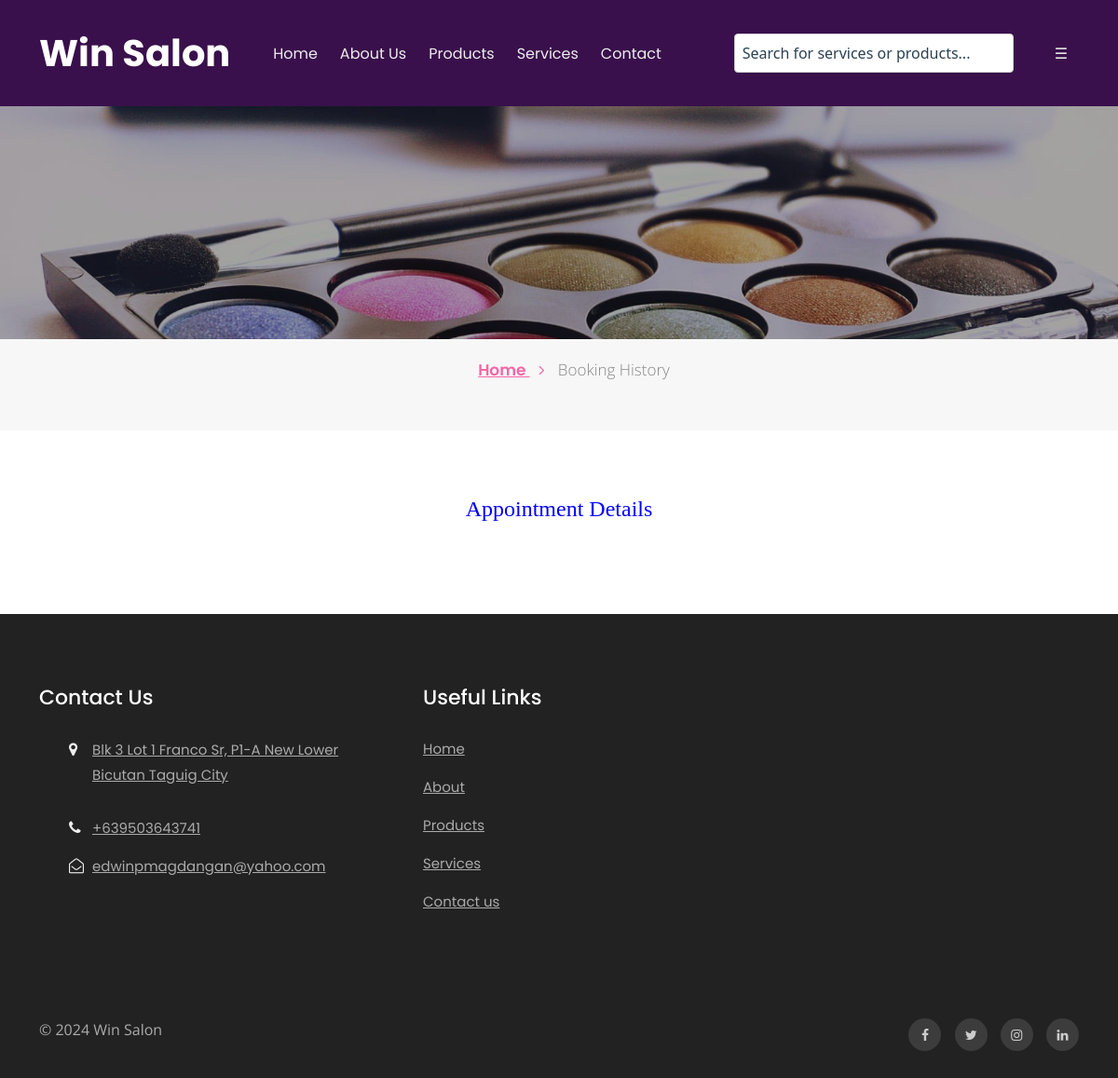
The page /bfs/appointment-detail.php?aptnumber=639404800 (signed in) on the database as committed earlier.
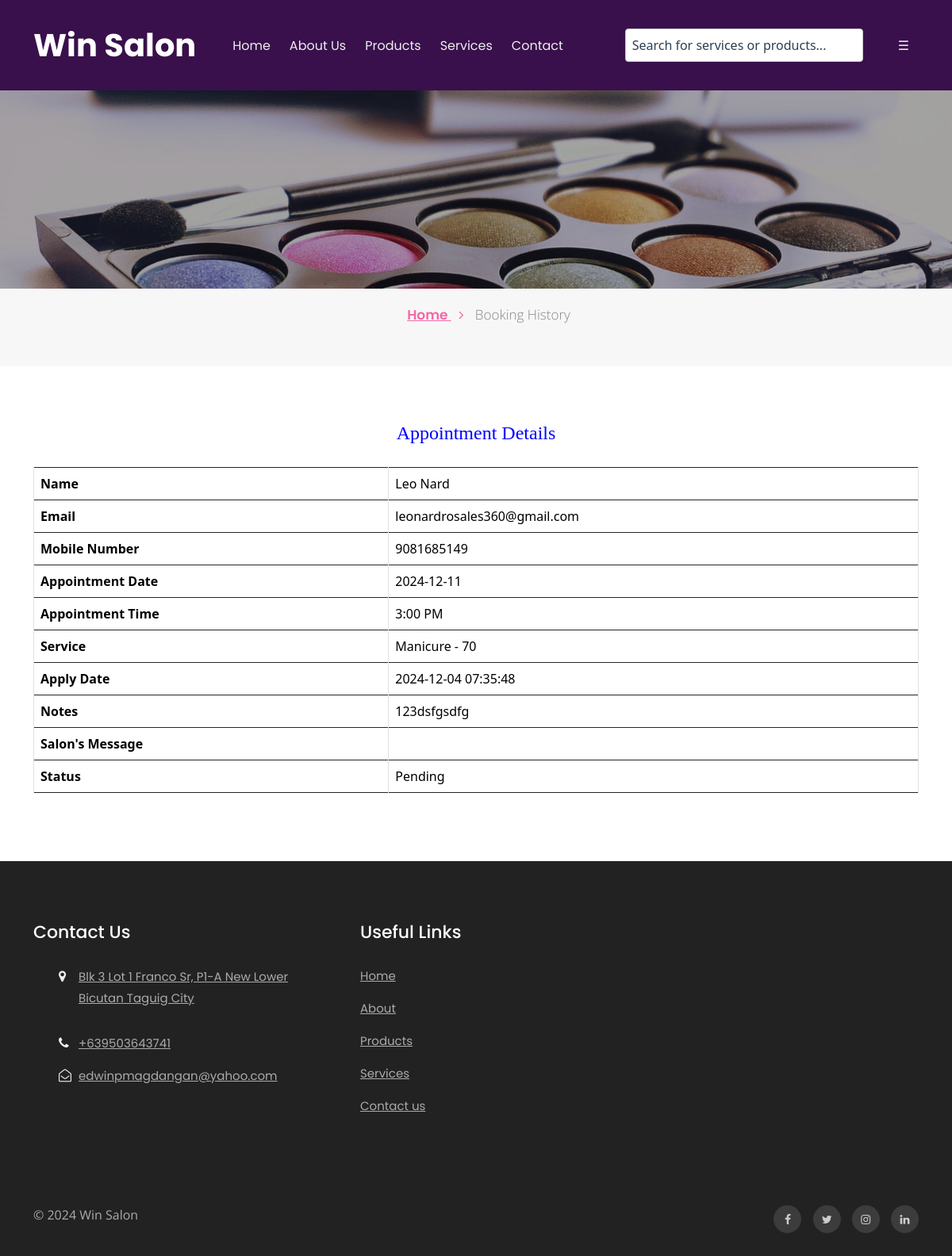
The same page on the database as committed later.
### tables this page shows
CREATE TABLE `tblpage` (
  `ID` int(10) NOT NULL,
  `PageType` varchar(200) DEFAULT NULL,
  `PageTitle` mediumtext DEFAULT NULL,
  `PageDescription` mediumtext DEFAULT NULL,
  `Email` varchar(200) DEFAULT NULL,
  `MobileNumber` bigint(10) DEFAULT NULL,
  `UpdationDate` date DEFAULT NULL,
  `Timing` varchar(200) NOT NULL
);

CREATE TABLE `tblbook` (
  `ID` int(10) NOT NULL,
  `UserID` int(10) DEFAULT NULL,
  `AptNumber` int(10) DEFAULT NULL,
  `AptDate` date DEFAULT NULL,
  `AptTime` time DEFAULT NULL,
  `Service` varchar(255) NOT NULL,
  `Message` mediumtext DEFAULT NULL,
  `BookingDate` timestamp NULL DEFAULT current_timestamp(),
  `Remark` varchar(250) DEFAULT NULL,
  `Status` varchar(250) DEFAULT NULL,
  `RemarkDate` timestamp NULL DEFAULT NULL ON UPDATE current_timestamp(),
  `Service_Total_Price` decimal(10,2) DEFAULT 0.00,
  `deleted_at` datetime DEFAULT NULL
);

CREATE TABLE `tbluser` (
  `ID` int(10) NOT NULL,
  `FirstName` varchar(120) DEFAULT NULL,
  `LastName` varchar(250) DEFAULT NULL,
  `MobileNumber` bigint(10) DEFAULT NULL,
  `Email` varchar(120) DEFAULT NULL,
  `Password` varchar(120) DEFAULT NULL,
  `account_activation_hash` varchar(64) DEFAULT NULL,
  `RegDate` timestamp NULL DEFAULT current_timestamp()
);

### bfs/appointment-detail.php (the view, shortened to what this page needs)
<?php
include('includes/dbconnection.php');
if (strlen($_SESSION['bpmsuid']==0)) {
  header('location:logout.php');
  } else{
  ?>
<!doctype html>
<html lang="en">
  <head>
    <link rel="stylesheet" href="assets/css/style-starter.css">
  </head>
  <body id="home">
<?php include_once('includes/header.php');?>
<section class="w3l-inner-banner-main">
    <div class="about-inner contact ">
        <div class="container">
</div>
</div>
<div class="breadcrumbs-sub">
<div class="container">
<ul class="breadcrumbs-custom-path">
    <li class="right-side propClone"><a href="index.php" class="">Home <span class="fa fa-angle-right" aria-hidden="true"></span></a> <p></li>
    <li class="active ">
        Booking History</li>
</ul>
</div>
</div>
</section>
<section class="w3l-contact-info-main" id="contact">
    <div class="contact-sec	">
        <div class="container">
            <div>
                <div>
                   <div class="table-content table-responsive cart-table-content m-t-30">
                   <h4 style="padding-bottom: 20px;text-align: center;color: blue;">Appointment Details</h4>
                        <?php
$cid=$_GET['aptnumber'];
$ret=mysqli_query($con,"select tbluser.FirstName,tbluser.LastName,tbluser.Email,tbluser.MobileNumber,tblbook.ID as bid,tblbook.AptNumber,tblbook.AptDate,tblbook.AptTime,tblbook.Service, tblbook.Message,tblbook.BookingDate,tblbook.Remark,tblbook.Status,tblbook.RemarkDate from tblbook join tbluser on tbluser.ID=tblbook.UserID where tblbook.AptNumber='$cid'");
while ($row=mysqli_fetch_array($ret)) {
?>
                        <table class="table table-bordered">
                            <tr>
                              <th>Name</th>
                              <td><?php  echo $row['FirstName'];?> <?php  echo $row['LastName'];?></td>
                            </tr>
                          <tr>
                              <th>Email</th>
                              <td><?php  echo $row['Email'];?></td>
                            </tr>
                            <tr>
                              <th>Mobile Number</th>
                              <td><?php  echo $row['MobileNumber'];?></td>
                            </tr>
                            <tr>
                              <th>Appointment Date</th>
                              <td><?php  echo $row['AptDate'];?></td>
                            </tr>
                          <tr>
                              <th>Appointment Time</th>
                              <td><?php echo date("g:i A", strtotime($row['AptTime'])); ?></td>
                            </tr>
                            <tr>
                              <th>Service</th>
                              <td><?php  echo $row['Service'];?></td>
                            </tr>
                            <tr>
                              <th>Apply Date</th>
                              <td><?php  echo $row['BookingDate'];?></td>
                            </tr>
                            <tr>
                              <th>Notes</th>
                              <td><?php  echo $row['Message'];?></td>
                            </tr>
                            <tr>
                              <th>Salon's Message</th>
                              <td><?php  echo $row['Remark'];?></td>
                            </tr>
                          <tr>
                              <th>Status</th>
                              <td> <?php
                          if(empty($row['Status']))
                          {
                            echo "Pending";
                          }
                              ;?></td>
                            </tr>
                        </table><?php } ?>
                    </div> </div>
    </div>
    </div></div>
</section>
<?php include_once('includes/footer.php');?>
</body>
</html><?php } ?>

### bfs/includes/header.php (shortened to what this page needs)
<!DOCTYPE html>
<html lang="en">
<head>
    <link href="https://cdn.jsdelivr.net/npm/bootstrap@5.3.1/dist/css/bootstrap.min.css" rel="stylesheet">
</head>
<body>
    <section class="w3l-header-4 header-sticky" style="z-index: 1000; position:relative;">
        <header class="absolute-top">
            <div class="container">
                <nav class="navbar navbar-expand-lg navbar-light">
                    <a class="navbar-brand" href="index.php">Win Salon</a>
                    <div class="collapse navbar-collapse" id="navbarNav">
                        <ul class="navbar-nav mx-auto">
                            <li class="nav-item">
                                <a class="nav-link" href="index.php">Home</a>
                            </li>
                            <li class="nav-item">
                                <a class="nav-link" href="about.php">About Us</a>
                            </li>
                            <li class="nav-item">
                                <a class="nav-link" href="products.php">Products</a>
                            </li>
                            <li class="nav-item">
                                <a class="nav-link" href="services.php">Services</a>
                            </li>
                            <li class="nav-item">
                                <a class="nav-link" href="contact.php">Contact</a>
                            </li>
                        </ul>
                        <div class="search-bar-container">
                            <form class="search-form" id="search-form" onsubmit="return false;">
                                <input type="text" id="search-input" placeholder="Search for services or products..." class="search-input">
                            </form>
                        </div>
                        <?php if (strlen($_SESSION['bpmsuid']) > 0) { ?>
                            <ul class="navbar-nav">
                                <li class="nav-item dropdown">
                                    <a class="nav-link dropdown-toggle custom-dropdown-toggle no-arrow" href="#" id="userMenu" role="button"
                                        data-bs-toggle="dropdown" aria-expanded="false">
                                        ☰
                                    </a>
                                </li>
                            </ul>
                        <?php } ?>
                    </div>
                </nav>
            </div>
        </header>
    </section>
</body>
</html>

### bfs/includes/footer.php (shortened to what this page needs)
<section class="w3l-footer-29-main">
    <div class="footer-29 py-5">
      <div class="container py-lg-4">
        <div class="row footer-top-29">
          <div class="col-lg-4 col-md-6 col-sm-8 footer-list-29 footer-1">
            <h6 class="footer-title-29">Contact Us</h6>
            <ul>
              <?php
$ret=mysqli_query($con,"select * from tblpage where PageType='contactus' ");
while ($row=mysqli_fetch_array($ret)) {
?>
              <li>
                <span class="fa fa-map-marker"></span>
                <p>
                  <a href="https://www.google.com/maps?q=Win Salon, Taguig City"
                    target="_blank"
                    rel="noopener noreferrer">
                    Blk 3 Lot 1 Franco Sr, P1-A New Lower Bicutan Taguig City
                  </a>
                </p>
              </li>
              <li><span class="fa fa-phone"></span><a href="tel:09503643741">+63<?php echo $row['MobileNumber'];?></a></li>
              <li><span class="fa fa-envelope-open-o"></span><a href="mailto:edwinpmagdangan@yahoo.com" class="mail">
                  <?php  echo $row['Email'];?></a></li><?php } ?>
            </ul>
          </div>
          <div class="col-lg-4 col-md-6 col-sm-4 footer-list-29 footer-2 ">
            <ul>
              <h6 class="footer-title-29">Useful Links</h6>
              <li><a href="index.php">Home</a></li>
              <li><a href="about.php">About</a></li>
              <li><a href="products.php">Products</a></li>
              <li><a href="services.php">Services</a></li>
              <li><a href="contact.php">Contact us</a></li>
            </ul>
          </div>
        </div>
      </div>
    </div>
  </section>
  <section class="w3l-footer-29-main w3l-copyright">
    <div class="container">
      <div class="row bottom-copies">
        <p class="col-lg-8 copy-footer-29">© 2024  Win Salon </p>
        <div class="col-lg-4 main-social-footer-29">
          <a href="#facebook" class="facebook"><span class="fa fa-facebook"></span></a>
          <a href="#twitter" class="twitter"><span class="fa fa-twitter"></span></a>
          <a href="#instagram" class="instagram"><span class="fa fa-instagram"></span></a>
          <a href="#linkedin" class="linkedin"><span class="fa fa-linkedin"></span></a>
        </div>
      </div>
    </div>
  </section>

### bfs/includes/header.php (style rules this page uses)
.dropdown a.nav-link { display: block; padding: 10px; background-color: #f9f9f9; color: black; text-decoration: none; }
.custom-dropdown-toggle { color: black; background: none; border: none; padding: 0; font-size: 24px; cursor: pointer; }
.no-arrow::after { display: none; }
.search-bar-container { margin: 1rem 2rem; display: flex; justify-content: center; align-items: center; }
.search-form { display: flex; }
.search-input { padding: 0.5rem; width: 300px; border: 1px solid #ccc; border-radius: 4px; }

Rows that differ between the two databases and show on the page:
added tblbook: UserID.FirstName "Leo", UserID.LastName "Nard", UserID.Email "leonardrosales360@gmail.com", UserID.MobileNumber "9081685149", AptDate "2024-12-11", AptTime "3:00 PM", Service "Manicure - 70", BookingDate "2024-12-04 07:35:48", Message "123dsfgsdfg", shows "Pending"
